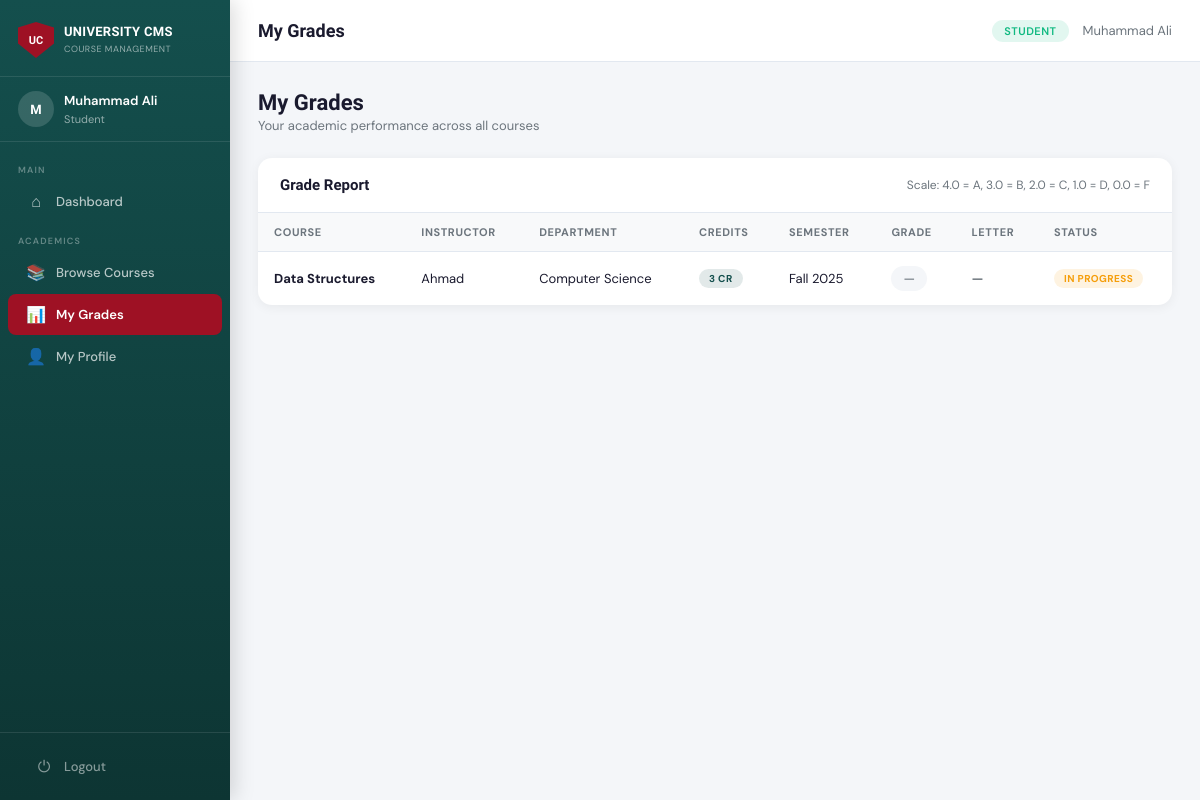
The app's page /student/grades (signed in) with its own data.
### tables this page shows
CREATE TABLE Enrollment (
    enrollment_id INTEGER PRIMARY KEY AUTOINCREMENT,
    student_id    INTEGER NOT NULL,
    course_id     INTEGER NOT NULL,
    semester      TEXT NOT NULL,
    grade         REAL DEFAULT NULL,
    status        TEXT DEFAULT 'enrolled' CHECK(status IN ('enrolled','completed','dropped')),
    enrolled_at   TEXT DEFAULT (datetime('now')),
    UNIQUE(student_id, course_id, semester),
    FOREIGN KEY(student_id) REFERENCES Student(student_id) ON DELETE CASCADE,
    FOREIGN KEY(course_id)  REFERENCES Course(course_id)  ON DELETE CASCADE
);

CREATE TABLE Course (
    course_id   INTEGER PRIMARY KEY AUTOINCREMENT,
    course_name TEXT NOT NULL,
    credits     INTEGER NOT NULL DEFAULT 3,
    department  TEXT,
    instructor_id INTEGER,
    created_at  TEXT DEFAULT (datetime('now')),
    FOREIGN KEY(instructor_id) REFERENCES Instructor(instructor_id) ON DELETE SET NULL
);

CREATE TABLE Instructor (
    instructor_id INTEGER PRIMARY KEY AUTOINCREMENT,
    name          TEXT NOT NULL,
    email         TEXT UNIQUE NOT NULL,
    department    TEXT,
    user_id       INTEGER UNIQUE,
    FOREIGN KEY(user_id) REFERENCES User(user_id) ON DELETE CASCADE
);

### app.py (the view)
@app.route('/student/grades')
@login_required
@role_required('student')
def student_grades():
    sid = session.get('profile_id')
    enrollments = query(
        "SELECT e.*, c.course_name, c.credits, c.department, "
        "i.name as instructor_name "
        "FROM Enrollment e "
        "JOIN Course c ON e.course_id=c.course_id "
        "LEFT JOIN Instructor i ON c.instructor_id=i.instructor_id "
        "WHERE e.student_id=? ORDER BY e.enrolled_at DESC", (sid,)
    )
    graded = [e for e in enrollments if e['grade'] is not None]
    gpa = round(sum(e['grade'] for e in graded) / len(graded), 2) if graded else None
    return render_template('student_grades.html', enrollments=enrollments, gpa=gpa)

### app.py (called while the page is built)
def get_db():
    conn = sqlite3.connect(DB_PATH)
    conn.row_factory = sqlite3.Row   # access columns by name
    conn.execute("PRAGMA foreign_keys = ON")
    return conn

def query(sql, args=(), one=False):
    conn = get_db()
    cur  = conn.execute(sql, args)
    rv   = cur.fetchall()
    conn.close()
    return (rv[0] if rv else None) if one else rv

def login_required(f):
    from functools import wraps
    @wraps(f)
    def decorated(*args, **kwargs):
        if 'user_id' not in session:
            flash("Please log in first.", "error")
            return redirect(url_for('login'))
        return f(*args, **kwargs)
    return decorated

def role_required(*roles):
    def decorator(f):
        from functools import wraps
        @wraps(f)
        def decorated(*args, **kwargs):
            if session.get('role') not in roles:
                flash("Access denied.", "error")
                return redirect(url_for('dashboard'))
            return f(*args, **kwargs)
        return decorated
    return decorator

### templates/student_grades.html (shortened to what this page needs)
{% extends 'base.html' %}
{% block page_title %}My Grades{% endblock %}
{% block content %}
<div class="page-header">
  <div>
    <h1>My Grades</h1>
    <p>Your academic performance across all courses</p>
  </div>
</div>
<div class="table-card">
  <div class="table-card-header">
    <h3>Grade Report</h3>
    <span style="font-size:12px; color:var(--subtext);">Scale: 4.0 = A, 3.0 = B, 2.0 = C, 1.0 = D, 0.0 = F</span>
  </div>
  <table>
    <thead>
      <tr>
        <th>Course</th>
        <th>Instructor</th>
        <th>Department</th>
        <th>Credits</th>
        <th>Semester</th>
        <th>Grade</th>
        <th>Letter</th>
        <th>Status</th>
      </tr>
    </thead>
    <tbody>
      {% for e in enrollments %}
      <tr>
        <td><strong>{{ e['course_name'] }}</strong></td>
        <td>{{ e['instructor_name'] or '—' }}</td>
        <td>{{ e['department'] or '—' }}</td>
        <td><span class="badge badge-teal">{{ e['credits'] }} CR</span></td>
        <td>{{ e['semester'] }}</td>
        <td>
          {% if e['grade'] is not none %}
            {% set g = e['grade'] %}
            <span class="grade-pill {{ 'grade-A' if g >= 3.5 else 'grade-B' if g >= 3.0 else 'grade-C' if g >= 2.0 else 'grade-D' if g >= 1.0 else 'grade-F' }}">
              {{ "%.1f" | format(g) }}
            </span>
          {% else %}
            <span class="grade-pill grade-pending">—</span>
          {% endif %}
        </td>
        <td style="font-weight:700; color:var(--text);">
          {% if e['grade'] is not none %}
            {% set g = e['grade'] %}
            {{ 'A' if g >= 3.5 else 'B' if g >= 3.0 else 'C' if g >= 2.0 else 'D' if g >= 1.0 else 'F' }}
          {% else %}
            <span style="color:var(--subtext);">—</span>
          {% endif %}
        </td>
        <td>
          {% if e['grade'] is not none %}
            <span class="badge badge-green">Completed</span>
          {% else %}
            <span class="badge badge-yellow">In Progress</span>
          {% endif %}
        </td>
      </tr>
      {% endfor %}
    </tbody>
  </table>
</div>
{% endblock %}

### static/css/style.css (style rules this page uses)
:root { --red: #9E1124; --red-dark: #7a0d1c; --red-light: #c41530; --teal: #144F4D; --teal-dark: #0d3533; --teal-light: #1a6663; --bg: #F4F6F9; --card: #ffffff; --text: #1A1A2E; --subtext: #6C757D; --border: #E2E8F0; --success: #10B981; --warning: #F59E0B; --danger: #EF4444; --sidebar-w: 230px; --header-h: 62px; }
* { box-sizing: border-box; margin: 0; padding: 0; }
body { font-family: 'DM Sans', sans-serif; background: var(--bg); color: var(--text); font-size: 14px; min-height: 100vh; }
.page-header { display: flex; align-items: center; justify-content: space-between; margin-bottom: 24px; }
.page-header h1 { font-family: 'Sora', sans-serif; font-size: 22px; font-weight: 700; color: var(--text); }
.page-header p { color: var(--subtext); font-size: 13px; margin-top: 2px; }
.table-card { background: var(--card); border-radius: 14px; box-shadow: 0 2px 12px rgba(0,0,0,0.06); overflow: hidden; margin-bottom: 24px; }
.table-card-header { display: flex; align-items: center; justify-content: space-between; padding: 18px 22px; border-bottom: 1px solid var(--border); }
.table-card-header h3 { font-family: 'Sora', sans-serif; font-size: 15px; font-weight: 700; color: var(--text); }
table { width: 100%; border-collapse: collapse; }
thead th { text-align: left; padding: 12px 16px; font-size: 11px; font-weight: 700; text-transform: uppercase; letter-spacing: 0.6px; color: var(--subtext); background: #f8f9fa; border-bottom: 1px solid var(--border); }
tbody td { padding: 14px 16px; border-bottom: 1px solid var(--border); font-size: 13px; color: var(--text); vertical-align: middle; }
tbody tr:last-child td { border-bottom: none; }
.badge { display: inline-block; padding: 3px 10px; border-radius: 20px; font-size: 10px; font-weight: 700; text-transform: uppercase; letter-spacing: 0.4px; }
.badge-teal { background: rgba(20,79,77,0.12); color: var(--teal); }
.badge-yellow { background: rgba(245,158,11,0.12); color: var(--warning); }
.grade-pill { display: inline-block; padding: 4px 12px; border-radius: 20px; font-weight: 700; font-size: 13px; }
.grade-pending { background: var(--bg); color: var(--subtext); font-weight: 500; }

### records on screen
Enrollment: course_name "Data Structures", name "Ahmad", department "Computer Science", credits "3", semester "Fall 2025"

### other values on screen
{{ session.name[0] | upper if session.name else '?' }} "M"
{{ session.name or session.username }} "Muhammad Ali"
{{ session.role }} "Student"
{{ session.role }} "STUDENT"
